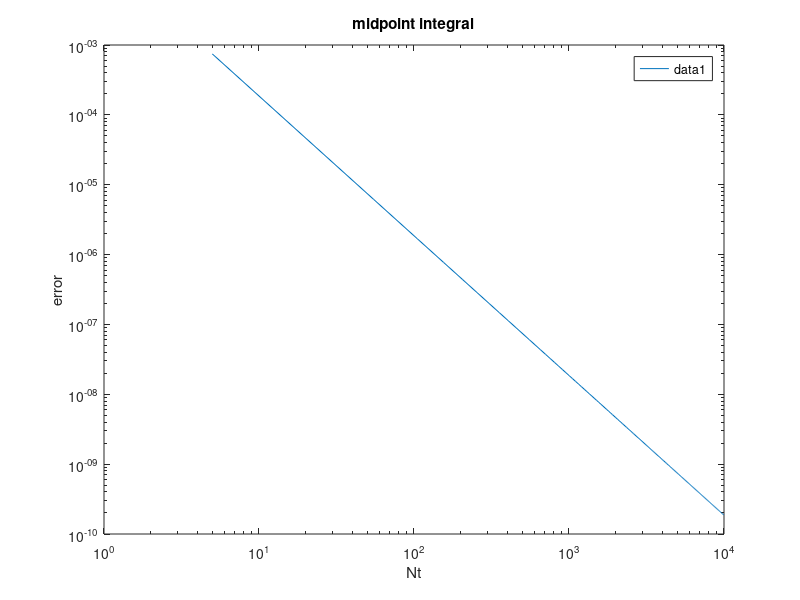

Here is the MATLAB script that generated this plot:
function [integration_error, Nt, ft_5, integral_1000] = zadanie1()
    % Numeryczne całkowanie metodą prostokątów.
    % Nt - wektor zawierający liczby podprzedziałów całkowania
    % integration_error - integration_error(1,i) zawiera błąd całkowania wyznaczony
    %   dla liczby podprzedziałów równej Nt(i). Zakładając, że obliczona wartość całki
    %   dla Nt(i) liczby podprzedziałów całkowania wyniosła integration_result,
    %   to integration_error(1,i) = abs(integration_result - reference_value),
    %   gdzie reference_value jest wartością referencyjną całki.
    % ft_5 - gęstość funkcji prawdopodobieństwa dla n=5
    % integral_1000 - całka od 0 do 5 funkcji gęstości prawdopodobieństwa
    %   dla 1000 podprzedziałów całkowania

    reference_value = 0.0473612919396179; % wartość referencyjna całki

    Nt = 5:50:10^4;
    integration_error = [];

    for i=1:length(Nt)
        N = Nt(i);
        integration_result = integral(@f, N, 0, 5);
        integration_error(i) = abs(integration_result-reference_value);
    end

    ft_5 = f(5);
    integral_1000 = integral(@f, 1000, 0, 5);
    
    figure;
    loglog(Nt,integration_error);
    title("midpoint integral");
    xlabel("Nt");
    ylabel("error");
    legend;

    print -dpng 'zadanie1.png';


end

function r = integral(func, N, a, b)
    r = 0;
    x = linspace(a, b, N+1);
    for i=1:N
        r = r + func((x(i)+x(i+1))/2);
    end

    r = r * (b-a)/N;
end

function y = f(t)
    stddev = 3;
    u = 10;
    y = 1/(stddev * sqrt(2*pi)) * exp(-(t-u)^2/(2*stddev^2));
end